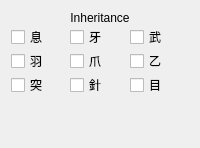
           <widget class="QWidget" name="inheritanceEditTab">
            <attribute name="title">
             <string>Inheritance</string>
            </attribute>
            <layout class="QVBoxLayout">
             <property name="spacing">
              <number>0</number>
             </property>
             <item>
              <widget class="QLabel" name="inheritanceEditLabel">
               <property name="text">
                <string>Inheritance</string>
               </property>
               <property name="alignment">
                <set>Qt::AlignCenter</set>
               </property>
              </widget>
             </item>
             <item>
              <layout class="QGridLayout" name="inheritanceEditGrid">
               <property name="verticalSpacing">
                <number>0</number>
               </property>
               <item row="0" column="0">
                <widget class="QCheckBox" name="inheritBreathEdit">
                 <property name="text">
                  <string>息</string>
                 </property>
                </widget>
               </item>
               <item row="0" column="1">
                <widget class="QCheckBox" name="inheritFangEdit">
                 <property name="text">
                  <string>牙</string>
                 </property>
                </widget>
               </item>
               <item row="0" column="2">
                <widget class="QCheckBox" name="inheritSwordEdit">
                 <property name="text">
                  <string>武</string>
                 </property>
                </widget>
               </item>
               <item row="1" column="0">
                <widget class="QCheckBox" name="inheritWingEdit">
                 <property name="text">
                  <string>羽</string>
                 </property>
                </widget>
               </item>
               <item row="1" column="1">
                <widget class="QCheckBox" name="inheritClawEdit">
                 <property name="text">
                  <string>爪</string>
                 </property>
                </widget>
               </item>
               <item row="1" column="2">
                <widget class="QCheckBox" name="inheritStrangeEdit">
                 <property name="text">
                  <string>乙</string>
                 </property>
                </widget>
               </item>
               <item row="2" column="0">
                <widget class="QCheckBox" name="inheritPierceEdit">
                 <property name="text">
                  <string>突</string>
                 </property>
                </widget>
               </item>
               <item row="2" column="1">
                <widget class="QCheckBox" name="inheritNeedleEdit">
                 <property name="text">
                  <string>針</string>
                 </property>
                </widget>
               </item>
               <item row="2" column="2">
                <widget class="QCheckBox" name="inheritEyeEdit">
                 <property name="text">
                  <string>目</string>
                 </property>
                </widget>
               </item>
              </layout>
             </item>
             <item>
              <spacer>
               <property name="orientation">
                <enum>Qt::Vertical</enum>
               </property>
               <property name="sizeHint" stdset="0">
                <size>
                 <width>20</width>
                 <height>40</height>
                </size>
               </property>
              </spacer>
             </item>
            </layout>
           </widget>
